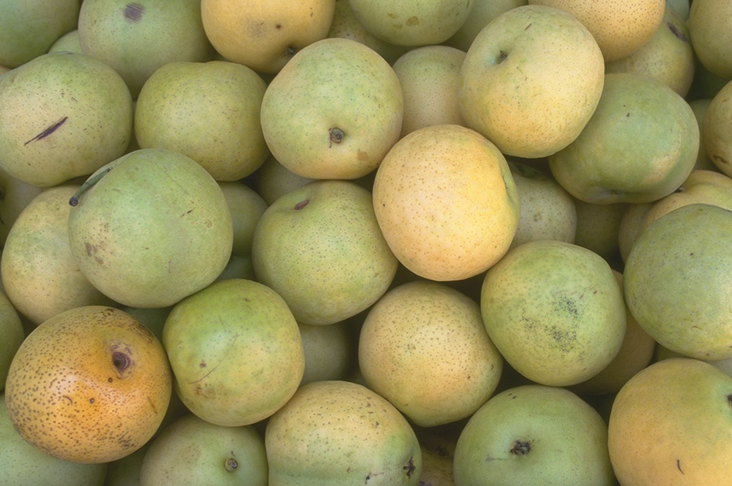
#> input picture pears.png, 732 x 486 px
$ python CountingPears.py
#> lines starting #> are read from the running program, lines starting #| are printed output that depends on the picture; after the words box and inside, x2 and y2 are one past the last pixel; in counts of white or black regions, pixels touching at a corner belong together; long printed decimals are rounded
#> further down, img is the input picture: shape (486, 732, 3); mean B, G, R 91.1, 146.4, 154.5
import cv2
import numpy as np

def find_pears(img):
    # Convert to grayscale and blur the image
    gray = cv2.cvtColor(img, cv2.COLOR_BGR2GRAY)
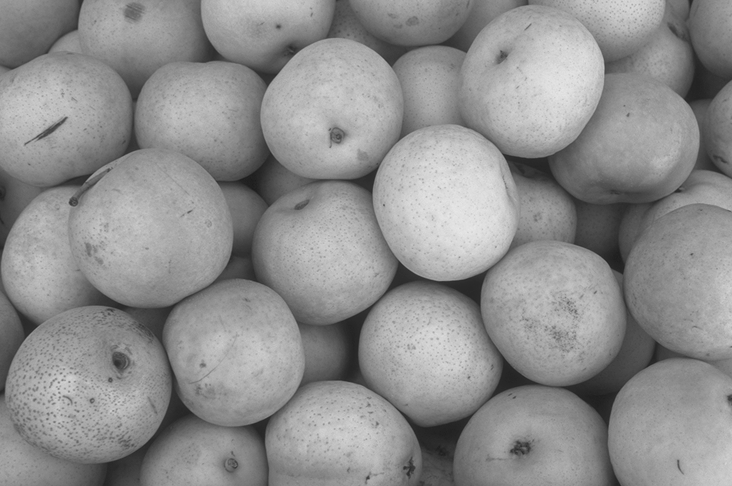
#> gray: shape (486, 732); min 28, max 232, mean 142.5
    blur = cv2.medianBlur(gray, 11)

    # Threshold the image to create a binary mask
    _, thresh = cv2.threshold(blur, 0, 255, cv2.THRESH_BINARY + cv2.THRESH_OTSU)
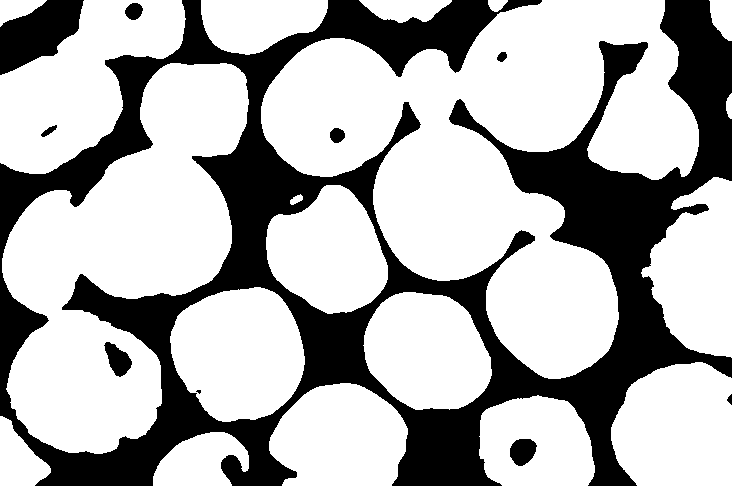
#> thresh: shape (486, 732); 68.9% white; 10 black regions (1 under 20 px), largest, box (x1, y1, x2, y2) and area: (0, 0, 732, 486) 105033, (0, 0, 84, 75) 3796, (104, 342, 132, 377) 564

    # Morphological opening to remove small noise and fill holes in the objects
    kernel = cv2.getStructuringElement(cv2.MORPH_ELLIPSE, (15, 15))
    opening = cv2.morphologyEx(thresh, cv2.MORPH_OPEN, kernel)
#> opening: shape (486, 732); 68.6% white; 9 black regions, largest, box (x1, y1, x2, y2) and area: (0, 0, 732, 486) 106114, (0, 0, 84, 75) 3824, (104, 342, 132, 377) 567

    # Perform a distance transform and apply a threshold to create markers for the watershed algorithm
    dist_transform = cv2.distanceTransform(opening, cv2.DIST_L2, 5)
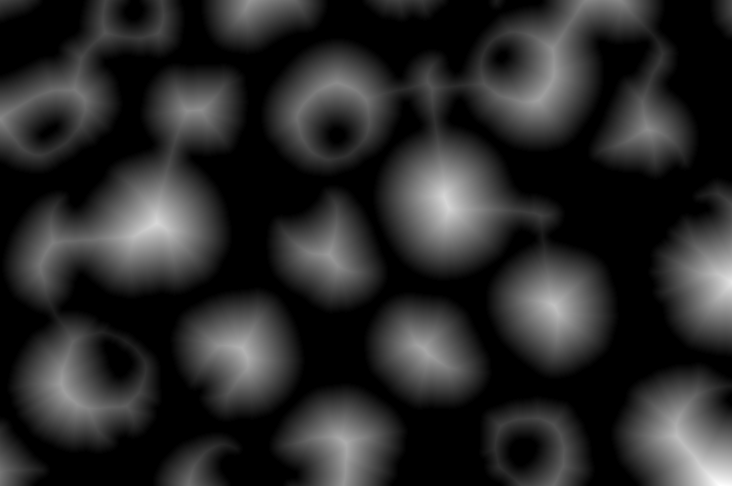
#> dist_transform: shape (486, 732) float32; min 0, max 83.17, mean 13.8; drawn with min black and max white
    _, markers = cv2.threshold(dist_transform, 0.3 * dist_transform.max(), 255, cv2.THRESH_BINARY)
#> markers: shape (486, 732) float32; 22.4% white; 21 white regions, largest, box (x1, y1, x2, y2) and area: (26, 165, 208, 289) 11037, (397, 144, 506, 257) 8179, (481, 0, 641, 128) 7437
    markers = cv2.connectedComponents(markers.astype(np.uint8))[1]
#> markers: shape (486, 732) int32; 22 distinct labels, from 0 to 21

    # Apply the watershed algorithm to segment the objects
    markers = cv2.watershed(img, markers)
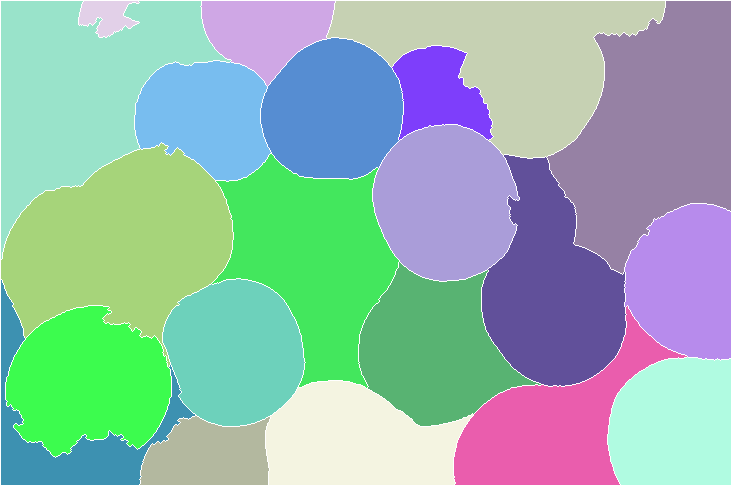
#> markers: shape (486, 732) int32; 22 distinct labels, from -1 to 21; one colour per label, 0 black, -1 white

    # Find the center locations and sizes of the objects
    pear_x = []
    pear_y = []
    pear_size = []
    pear_masks = []
    for i in range(1, np.max(markers) + 1):
        area = np.sum(markers == i)
        if area > 2000:  # Only consider objects with area greater than 2000 pixels
            # Check if the current object overlaps with any previously detected pear
            mask = (markers == i).astype(np.uint8)
            overlap = False
            for j, pear_mask in enumerate(pear_masks):
                intersection = cv2.bitwise_and(mask, pear_mask)
                if np.sum(intersection) > 0.5 * np.sum(mask):  # If overlap area is greater than 50% of the current object
                    overlap = True
                    break
            if not overlap:
                pear_masks.append(mask)
                x, y = np.mean(np.argwhere(mask), axis=0)
                pear_x.append(x)
                pear_y.append(y)
                pear_size.append(area)
#> this loop made 21 passes
#> (area, x, y) on passes 1, 2, 4, 5, 6, 7, 8, 9, 10, 11, 12, 13: (7275, 30.47, 264.9), (26360, 55.48, 508.7), (28469, 89.18, 79.06), (15710, 110.5, 332.7), (5943, 91.71, 438.6), (12051, 115.9, 205.3), (31558, 129.3, 653.2), (17495, 202.2, 445), (30554, 242.5, 119.8), (23815, 257.8, 312.3), (13501, 281.2, 684.4), (21113, 288.3, 551.2)
#> area on pass 3: 1343
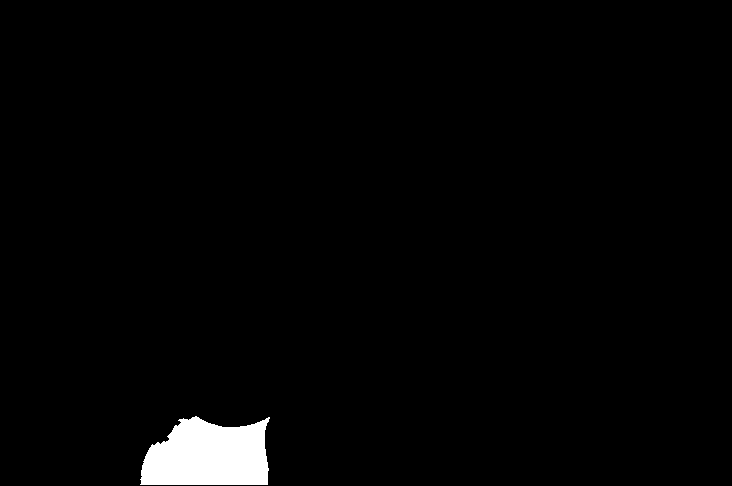
#> mask: shape (486, 732); values 0 (black) and 1 (white), 2% white; 1 white region, box (x1, y1, x2, y2) and area: (140, 416, 270, 485) 7082
#> after the loop, pear_masks = 20 items; pear_size = [7275, 26360, 28469, 15710, 5943, 12051, 31558, 17495, 30554, 23815, 13501, 21113, 15932, 17198, 17937, 14105, 15781, 16686, 8799, 7082]; pear_x = [30.47, 55.48, 89.18, 110.5, 91.71, 115.9, 129.3, 202.2, 242.5, 257.8, 281.2, 288.3, 351.8, 349.4, 381.4, 424.6, 440.7, 425.8, 435.3, 455.4]; pear_y = [264.9, 508.7, 79.06, 332.7, 438.6, 205.3, 653.2, 445, 119.8, 312.3, 684.4, 551.2, 234.2, 432.7, 87.7, 673.6, 355.2, 552.5, 68.2, 208.1]

    # Draw red dots on the centers of the pears and highlight each object in a different color
    img_with_dots = img.copy()
    for i, (x, y) in enumerate(zip(pear_x, pear_y)):
        img_with_dots[pear_masks[i] > 0] = np.random.randint(0, 255, 3)
        cv2.circle(img_with_dots, (int(y), int(x)), 5, (0, 0, 255), -1)
#> this loop made 20 passes
#> (x, y) on passes 1 to 12: (30.47, 264.9), (55.48, 508.7), (89.18, 79.06), (110.5, 332.7), (91.71, 438.6), (115.9, 205.3), (129.3, 653.2), (202.2, 445), (242.5, 119.8), (257.8, 312.3), (281.2, 684.4), (288.3, 551.2)
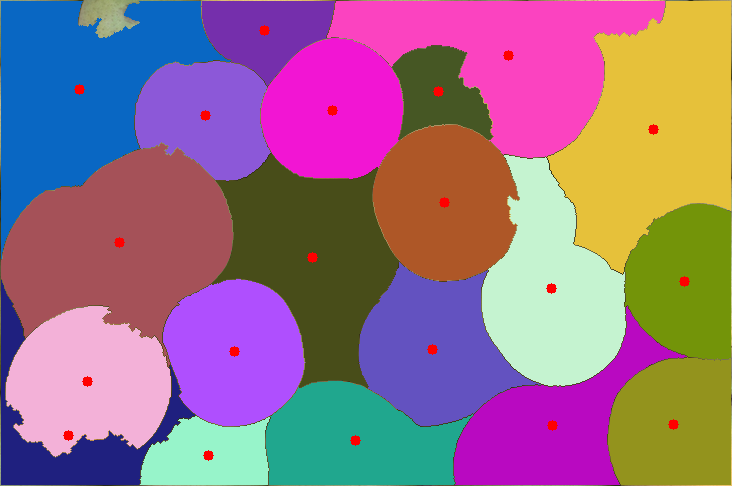
#> img_with_dots: shape (486, 732, 3); mean B, G, R 136, 111.2, 150.4

    # Sort the detected pears by size in descending order
    pear_x = [x for _, x in sorted(zip(pear_size, pear_x), reverse=True)]
#> pear_x = [129.3, 242.5, 89.18, 55.48, 257.8, 288.3, 381.4, 202.2, 349.4, 425.8, 351.8, 440.7, 110.5, 424.6, 281.2, 115.9, 435.3, 30.47, 455.4, 91.71]
    pear_y = [y for _, y in sorted(zip(pear_size, pear_y), reverse=True)]
#> pear_y = [653.2, 119.8, 79.06, 508.7, 312.3, 551.2, 87.7, 445, 432.7, 552.5, 234.2, 355.2, 332.7, 673.6, 684.4, 205.3, 68.2, 264.9, 208.1, 438.6]
    pear_size = sorted(pear_size, reverse=True)
#> pear_size = [31558, 30554, 28469, 26360, 23815, 21113, 17937, 17495, 17198, 16686, 15932, 15781, 15710, 14105, 13501, 12051, 8799, 7275, 7082, 5943]

    return pear_x, pear_y, pear_size, img_with_dots

img = cv2.imread('pears.png')
pear_x, pear_y, pear_size, img_with_dots = find_pears(img)

# Display the original image and the colored image side by side
result = np.hstack((img, img_with_dots))
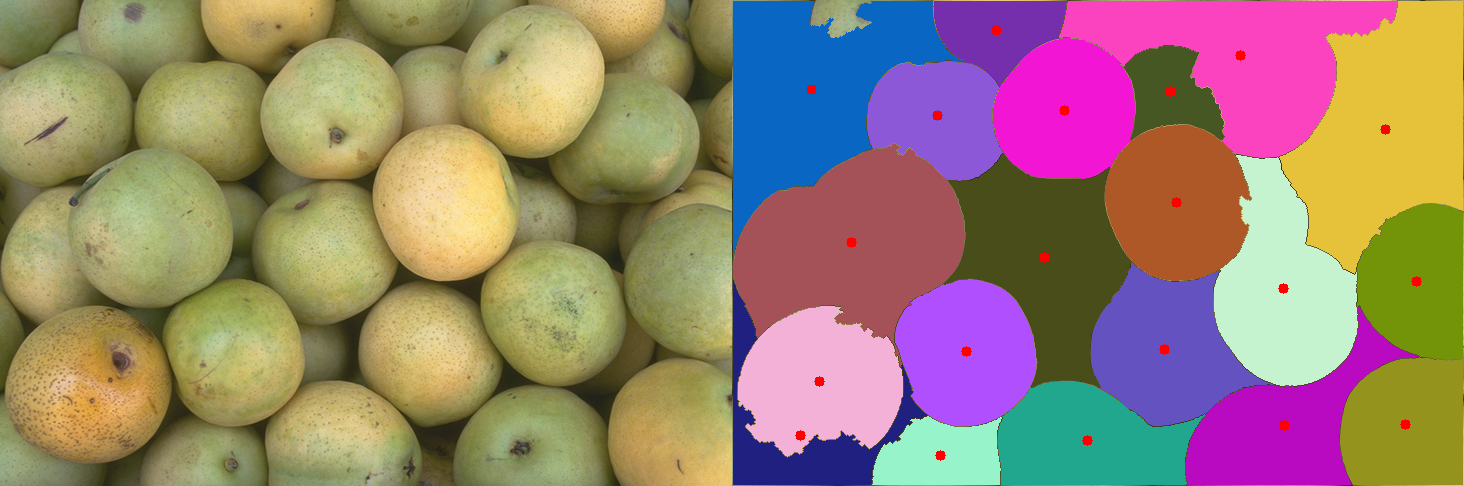
#> result: shape (486, 1464, 3); mean B, G, R 113.5, 128.8, 152.4
cv2.imshow('result', result)
cv2.waitKey(0)

print('Pear X:', pear_x)
#| Pear X: [129.264, 242.476, 89.180, 55.479, 257.757, 288.296, 381.409, 202.243, 349.380, 425.766, 351.800, 440.708, 110.529, 424.552, 281.151, 115.929, 435.258, 30.467, 455.350, 91.712]
print('Pear Y:', pear_y)
#| Pear Y: [653.216, 119.797, 79.058, 508.737, 312.338, 551.181, 87.697, 444.967, 432.695, 552.504, 234.177, 355.167, 332.690, 673.598, 684.387, 205.293, 68.202, 264.870, 208.108, 438.606]
print('Pear Size:', pear_size)
#| Pear Size: [31558, 30554, 28469, 26360, 23815, 21113, 17937, 17495, 17198, 16686, 15932, 15781, 15710, 14105, 13501, 12051, 8799, 7275, 7082, 5943]
print('Number of pears:', len(pear_size))
#| Number of pears: 20
